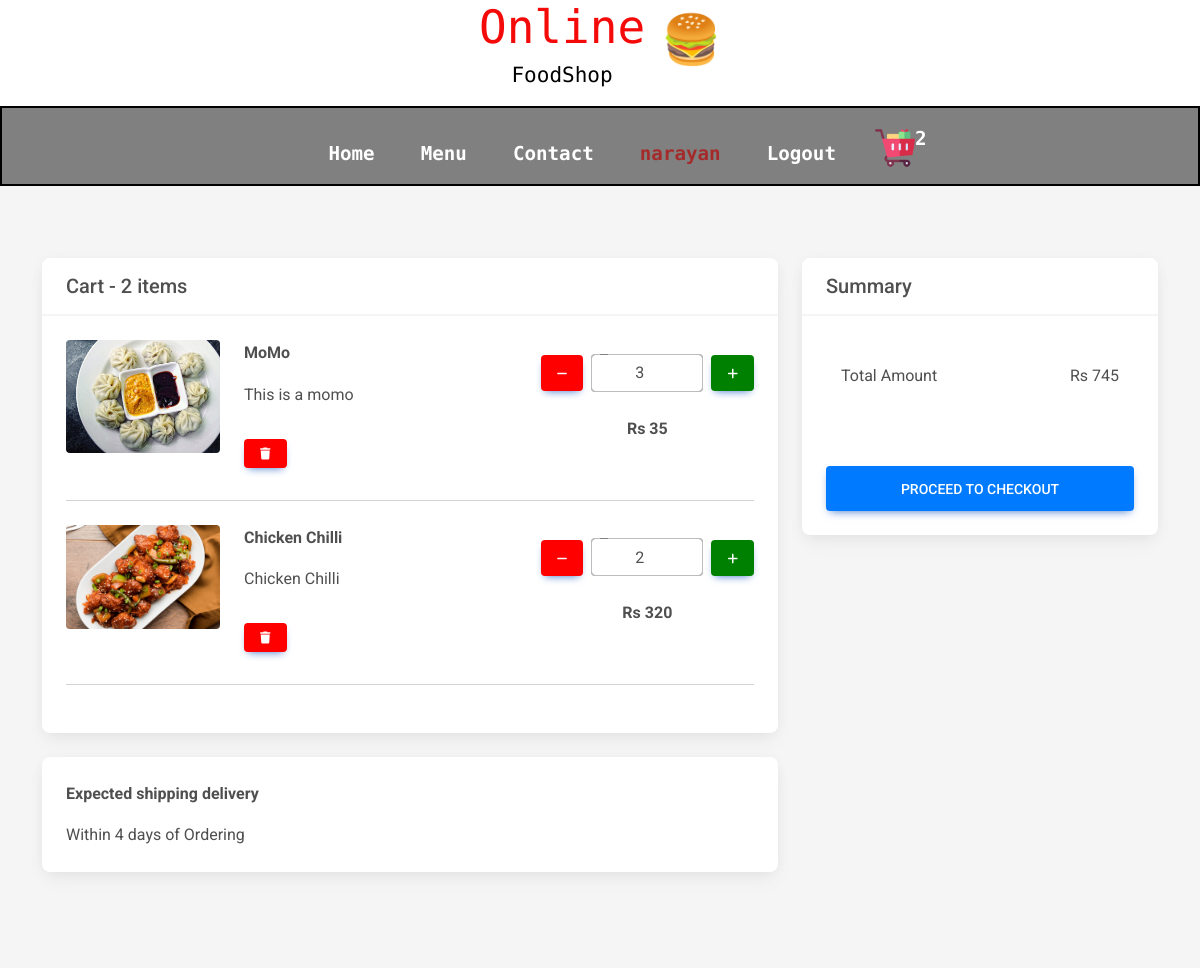
The app's page /cart/ (signed in) with its own data.
### myapp/models.py (models this page shows, shortened)
class Cart(models.Model):
    user = models.ForeignKey(User, on_delete=models.CASCADE)
    product = models.ForeignKey(FoodItem, on_delete=models.CASCADE)
    qunatity = models.PositiveIntegerField(default=0)
    isClear = models.BooleanField(default=False)

class FoodItem(models.Model):
    name = models.CharField(max_length=100)
    description = models.TextField()
    price = models.PositiveIntegerField()
    image = models.ImageField(upload_to="food/",null=False)

### myapp/views.py (the view)
# urls.py: path('cart/',cart,name='cart'),
def cart(request):
    user = User.objects.get(id=request.user.id)
    cart_items = Cart.objects.filter(user=user, isClear=False)
    total_price = 0
    for item in cart_items:
        total_price += item.product.price * item.qunatity
    context = {
        "cart_items": cart_items,
        'total_price':total_price
    }
    if request.user.is_authenticated:
        user_id = request.user.id
        products = Cart.objects.filter(user=user_id, isClear=False)
        qty = len(list(products))
        context['cart_quantity'] = str(qty)
    return render(request, 'cart.html', context)

### templates/cart.html (shortened to what this page needs)
{% extends 'base.html' %}
{% load static %}
{% block css %}
  <link href="https://cdnjs.cloudflare.com/ajax/libs/font-awesome/6.0.0/css/all.min.css" rel="stylesheet" />
  <link href="https://cdnjs.cloudflare.com/ajax/libs/mdb-ui-kit/6.3.1/mdb.min.css" rel="stylesheet" />
  <link rel="stylesheet" href={% static 'cart.css' %}>
  {% endblock %}
  {% block content %}
  <div>
    <section class="h-100 gradient-custom">
      <div class="container py-5">
        <div class="row d-flex justify-content-center my-4">
          <div class="col-md-8">
            <div class="card mb-4">
              <div class="card-header py-3">
                <h5 class="mb-0">Cart - <span id="item-count">{{ cart_items|length}}</span> items</h5>
              </div>
              <div class="card-body">
                {% for item in cart_items %}
                <div>
                  <div class="row">
                    <div class="col-lg-3 col-md-12 mb-4 mb-lg-0">
                      <div class="bg-image hover-overlay hover-zoom ripple rounded" data-mdb-ripple-color="light">
                        <img src={{ item.product.image.url }} class="w-100" />
                      </div>
                    </div>
                    <div class="col-lg-5 col-md-6 mb-4 mb-lg-0">
                      <p id="name"><strong>{{ item.product.name }}</strong></p>
                      <p id="">{{ item.product.description }}</p>
                      <button type="button" class="btn btn-primary btn-sm me-1 mb-2 remove remove-item"
                      >
                        <a href="/cart/delete/{{item.id}}/" style="color: white;"><i class="fas fa-trash"></i></a>
                      </button>
                    </div>
                    <div class="col-lg-4 col-md-6 mb-4 mb-lg-0">
                      <div class="d-flex mb-4" style="max-width: 300px; align-items: baseline;">
                        <button class="btn btn-primary px-3 me-2 remove">
                          <a href="/cart/dec/{{item.id}}" style="color: white;"><i class="fas fa-minus"></i></a>
                        </button>
                        <div class="form-outline">
                          <input id="form1" min="0" name="quantity" value={{item.qunatity}} type="number"
                            class="form-control quantity" style="text-align: center;border: 1px solid grey;"/>
                        </div>
                        <button class="btn btn-primary px-3 ms-2 add">
                          <a href="/cart/inc/{{item.id}}" style="color: white;"><i class="fas fa-plus"></i></a>
                        </button>
                      </div>
                      <p class="text-start text-md-center">
                        <strong>Rs <span class="price">{{ item.product.price }}</span></strong>
                      </p>
                    </div>
                  </div>
                  <hr class="my-4" />
                </div>
                {% endfor %}
              </div>
            </div>
            <div class="card mb-4">
              <div class="card-body">
                <p><strong>Expected shipping delivery</strong></p>
                <p class="mb-0">Within 4 days of Ordering</p>
              </div>
            </div>
          </div>
          <div class="col-md-4">
                <div class="card mb-4">
                    <div class="card-header py-3">
                      <h5 class="mb-0">Summary</h5>
                    </div>
                    <div class="card-body">
                      <ul class="list-group list-group-flush">
                        <li class="list-group-item d-flex justify-content-between align-items-center border-0 px-0 pb-0">
                          Total Amount
                          <span>Rs <span id="total-price-of-products">{{ total_price  }}</span></span>
                        </li>
                        <li class="list-group-item d-flex justify-content-between align-items-center border-0 px-0 mb-3">
                        </li>
                      </ul>
                      <button type="submit" class="btn btn-primary btn-lg btn-block checkout">
                        <a style="color: white;" href="/checkout_view/">Proceed to checkout</a>
                      </button>
                    </div>
                  </div>
          </div>
        </div>
      </div>
    </section>
  </div>
  {% endblock %}

### templates/base.html (shortened to what this page needs)
{% load static %}
<!DOCTYPE html>
<html>
    <head>
        <link rel="stylesheet" href={% static 'home.css' %}>
	<link rel="stylesheet" href={% static 'grid-items.css' %}>
    {% block css %}
{% endblock %}
    </head>
    <body>
        <header>
            <div>
                <h1 id="top">Online</h1>
                <h1 id="top1">FoodShop</h1>
            </div>
            <p id="app-logo">🍔</p>
        </header>
        <nav id="navbar">
            <ul id="navcontent">
                <li><a href="{% url 'home' %}">Home</a></li>
                <li><a href="{% url 'menu' %}">Menu</a></li>
                <li><a href="{% url 'contact' %}">Contact</a></li>
                {% if user.is_authenticated %}
                <li><a href="" style="color: brown;">{{ user.get_username }}</a></li>
                <li><a href="{% url 'logout' %}">Logout</a></li>
                <li id="cart"><a href="{% url 'cart' %}"><img src="../static/images/cart.png" alt="">
                        {% if cart_quantity %}
                        <p id="count">{{cart_quantity}}</p>
                        {% endif %}
                    </a></li>
                {% else %}
                <li><a href="{% url 'login_view' %}">Login</a></li>
                {% endif %}
            </ul>
        </nav>
        {% block content %}
{% endblock %}
    </body>
</html>

### static/home.css (style rules this page uses)
* { margin:0px; padding:0px; }
#top { color:rgb(245, 10, 10); text-align:center; font-size:46px; font-family: 'Ubuntu Mono', monospace; }
#top1 { text-align:center; color:black; font-size:21px; font-family: 'Ubuntu Mono', monospace; }
#navbar img { display:block; width: 50px; height:50px; margin:auto; margin-bottom: 3px; }
#navbar { display:flex; flex-direction: column; background-color: gray; height: 10vh; width: 100vw; font-family: 'Ubuntu Mono', monospace; margin-top:10px; border: 2px solid black; justify-items: center; }
#navcontent { display: flex; justify-content: center; }
#navcontent li a { font-size: 1.2rem; font-weight: bold; padding: .5rem .5rem; }
ul li { list-style: none; margin: 15px; border-radius: 20px; }
ul li a { padding: 1px; color:white; text-decoration: none; border-radius:10px; }
.btn { margin-top:15px; border: 3px solid white; border-radius:15px; background-color:yellow; font-size:20px; font-weight: bold; font-family: 'Ubuntu Mono', monospace; }
::placeholder { color:gray; }

### static/grid-items.css (style rules this page uses)
header { display: flex; align-items: center; justify-content: center; }
#app-logo { margin-left: 1rem; font-size: 3rem; }
#navcontent { margin-top: 1rem; }
#cart { margin: 0; padding: 0; margin-left: 1rem; }
#navcontent #cart a { margin: 0; padding: 0; border: none; }
#cart a img { height: 2.5rem; width: 2.5rem; }
#cart a { display: flex; }

### static/cart.css (style rules this page uses)
.gradient-custom { background: whitesmoke; }
.checkout { background-color: #007bff; }
.remove { background-color: red; }
.add { background-color: green; }

### records on screen
Cart: product.image (picture), product.name "MoMo", product.description "This is a momo", quantity "3", product.price "35"
Cart: product.image (picture), product.name "Chicken Chilli", product.description "Chicken Chilli", quantity "2", product.price "320"

### other values on screen
{{ user.get_username }} "narayan"
{{ cart_quantity }} "2"
{{ cart_items|length }} "2"
{{ total_price }} "745"
